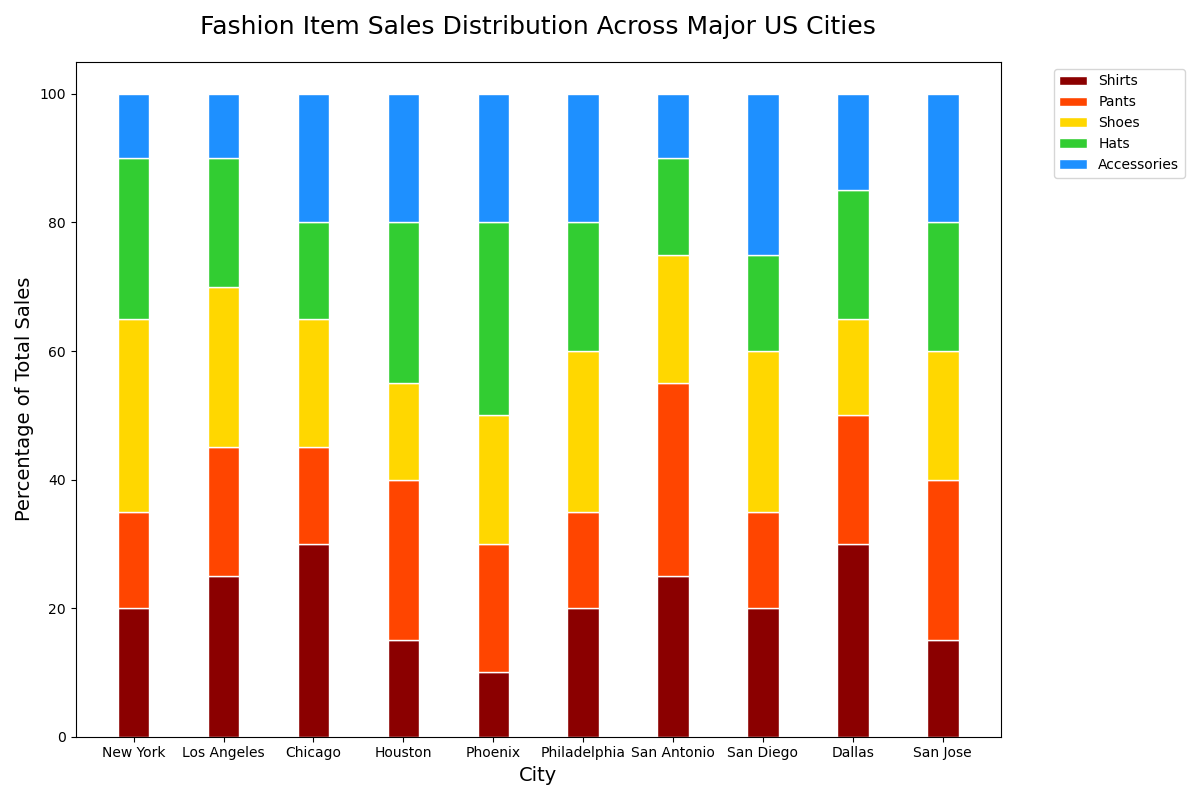

Reproduce this figure in Python.

import matplotlib.pyplot as plt
import numpy as np

cities = ["New York", "Los Angeles", "Chicago", "Houston", "Phoenix", "Philadelphia", "San Antonio", "San Diego", "Dallas", "San Jose"]
shirts = np.array([20, 25, 30, 15, 10, 20, 25, 20, 30, 15])
pants = np.array([15, 20, 15, 25, 20, 15, 30, 15, 20, 25])
shoes = np.array([30, 25, 20, 15, 20, 25, 20, 25, 15, 20])
hats = np.array([25, 20, 15, 25, 30, 20, 15, 15, 20, 20])
accessories = np.array([10, 10, 20, 20, 20, 20, 10, 25, 15, 20])

data = np.vstack([shirts, pants, shoes, hats, accessories])
data_cumsum = np.cumsum(data, axis=0)

colors = ['#8B0000', '#FF4500', '#FFD700', '#32CD32', '#1E90FF']

fig, ax = plt.subplots(figsize=(12, 8))
bar_width = 0.35

for i, (color, label) in enumerate(zip(colors, ['Shirts', 'Pants', 'Shoes', 'Hats', 'Accessories'])):
    if i == 0:
        ax.bar(cities, data[i], color=color, edgecolor='white', width=bar_width, label=label)
    else:
        ax.bar(cities, data[i], bottom=data_cumsum[i-1], color=color, edgecolor='white', width=bar_width, label=label)

ax.set_title('Fashion Item Sales Distribution Across Major US Cities', fontsize=18, pad=20)
ax.set_ylabel('Percentage of Total Sales', fontsize=14)
ax.set_xlabel('City', fontsize=14)
ax.legend(loc='upper left', bbox_to_anchor=(1.05, 1))

plt.tight_layout()
plt.show()
